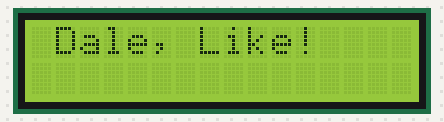
The sketch below on a simulated Arduino Uno, built with avr-gcc and run on an emulated ATmega328P. Parts: 16×2 character LCD.

Above: at 0.1 s.
At 3.1 s:
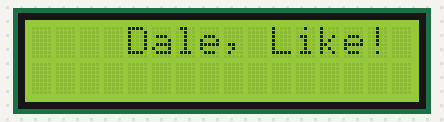
At 7.1 s:
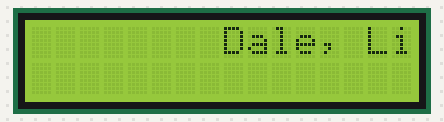
At 14.1 s:
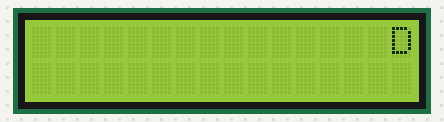
At 30.1 s:
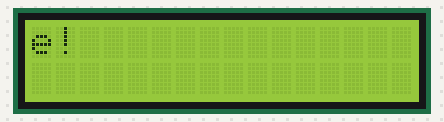
At 38.1 s:
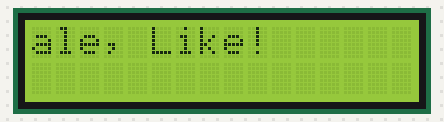

The sketch:

DemoDesplazamiento.ino
```cpp
#include <LiquidCrystal.h>

const int rs = 13, en = 12, d4 = 11, d5 = 10, d6 = 9, d7 = 8;
LiquidCrystal lcd(rs, en, d4, d5, d6, d7);


void setup() {
  lcd.begin(16, 2);
  lcd.print("Dale, Like!");
}

void loop() {
  lcd.scrollDisplayRight();
  // lcd.scrollDisplayRight();
  delay(1000);
}
```

Measured:
- what the display in image 1 shows lasts 1.0 s, from 3.1 s to 4.1 s
